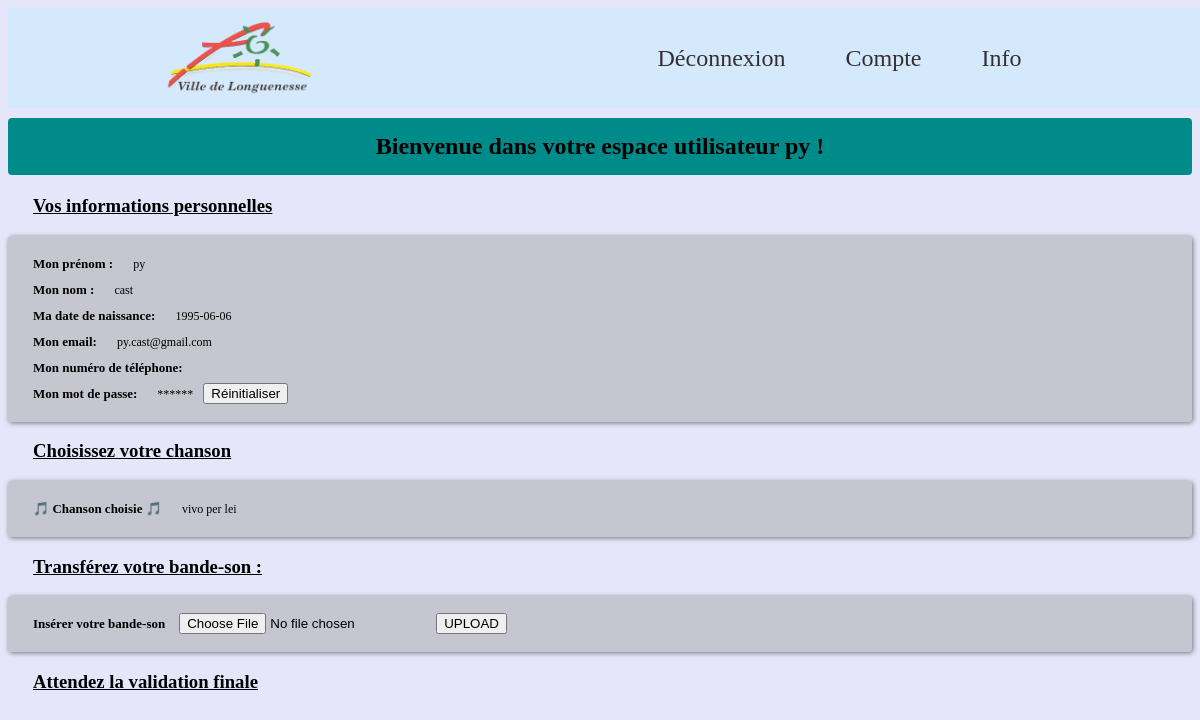
The app's page /compte-utilisateur.php (signed in), older data.
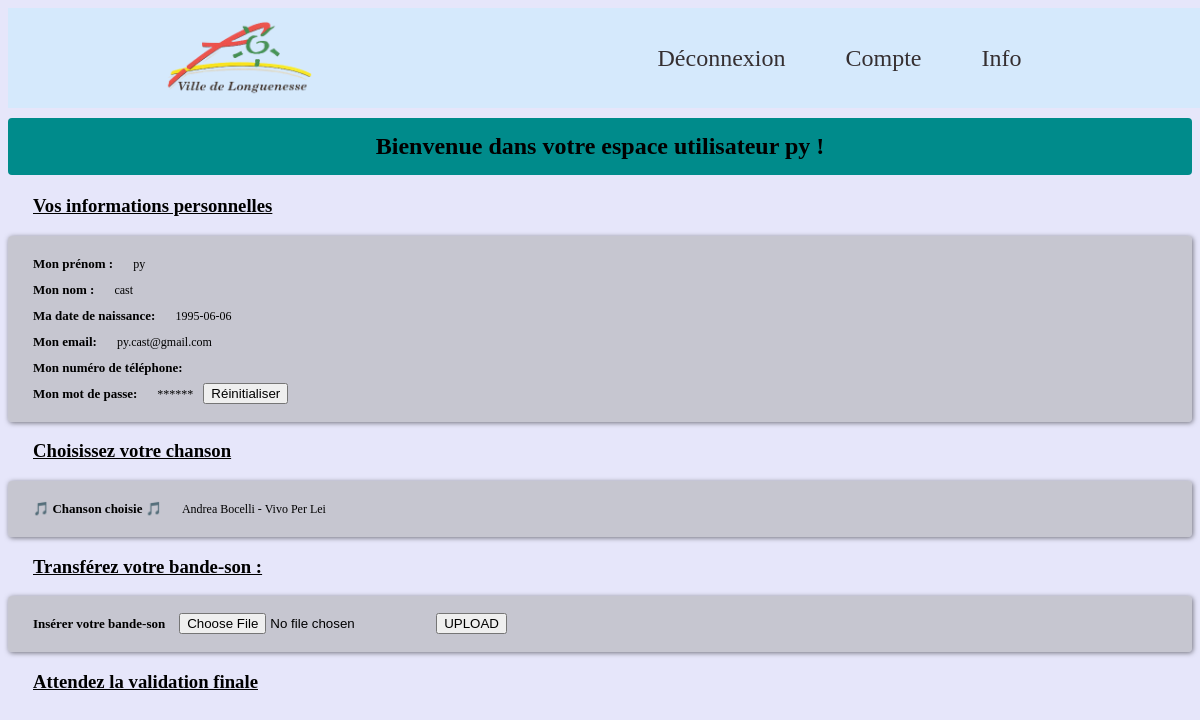
The same page, newer data.
### tables this page shows
CREATE TABLE `users` (
  `nom` varchar(100) NOT NULL,
  `prenom` varchar(100) NOT NULL,
  `dateNaissance` date NOT NULL,
  `numTelephone` varchar(14) DEFAULT NULL,
  `email` varchar(255) NOT NULL,
  `statutMdp` tinyint(1) NOT NULL DEFAULT 0,
  `password` varchar(255) NOT NULL,
  `ID` int(11) NOT NULL
);

CREATE TABLE `participant` (
  `userID` int(11) DEFAULT NULL,
  `chanson` varchar(255) NOT NULL,
  `bandeSon` tinyint(1) NOT NULL DEFAULT 0,
  `nomFichier` varchar(255) NOT NULL DEFAULT '0',
  `validation` tinyint(1) NOT NULL DEFAULT 0
);

### checkBlocs.php (called while the page is built, shortened)
<?php include './connexionBdd.php';
        $email=$_SESSION['email'];
        $sql2 = $connexion->prepare("SELECT * FROM users WHERE email='$email'");
        $sql2->execute();
        $result = $sql2->fetch( PDO::FETCH_ASSOC );
        $monID = $result['ID'];
        $checkIfIdExists = $connexion->prepare("SELECT * FROM participant WHERE userID='$monID'");
        $checkIfIdExists->execute();
        $result2 = $checkIfIdExists->fetch( PDO::FETCH_ASSOC );
       if ($result2){
            $titreAdd = $result2['chanson'];
       }else{
              echo '<style>#chansonChoisi{display:none}</style>';
              echo '<style>#transferFile{display:none}</style>';
              echo '<style>#transferFileDone{display:none}</style>';
              echo '<style>#transferFileDone{display:none}</style>';
              echo '<style>#validFinale{display:none}</style>';
       }
        ?>

### compte-utilisateur.php (the view, shortened to what this page needs)
<?php include './connexionBdd.php';
include './template/header.php';
include "./checkBlocs.php";
$email = $_SESSION['email'];
$sql = $connexion->prepare("SELECT * FROM users WHERE email='$email'");
$sql->execute();
$result = $sql->fetch( PDO::FETCH_ASSOC );
$nom = $result['nom'];
$prenom = $result['prenom'];
$dateNaissance = $result['dateNaissance'];
$tel = $result['numTelephone'];
        ?>
<!DOCTYPE html>
<html lang="en">
<head>
    <link rel="stylesheet" href="./style/compteUser.css">
</head>
<body>
    <br>
    <br>
    <br>
    <br>
    <br>
    <h2>Bienvenue dans votre espace utilisateur <?php echo $prenom ?> !</h2>
       <h3>Vos informations personnelles </h3>
       <div class="infoUser">
            <h4>Mon prénom :</h4><p><?php echo $prenom; ?></p><br />
            <h4>Mon nom :</h4><p><?php echo $nom;?></p><br />
            <h4>Ma date de naissance: </h4><p><?php echo $dateNaissance; ?></p><br />
            <h4>Mon email: </h4><p><?php echo $email; ?></p><br />
            <h4>Mon numéro de téléphone: </h4><p><?php echo $tel; ?></p><br />
             <h4>Mon mot de passe: </h4><p>******</p><button type="submit" name="reinitMdp">Réinitialiser</button>
        </div>
     <h3>Choisissez votre chanson </h3>
     <?php include './api.php';?>
        <div class="infoUser" id="chansonChoisi">
            <h4>🎵 Chanson choisie 🎵</h4><p><?php echo $titreAdd?></p>
        </div>
        <h3>Transférez votre bande-son :</h3>
            <div class="infoUser" id="transferFile">
                <form action="upload.php" method="POST" enctype="multipart/form-data">
                <h4><label for="file">Insérer votre bande-son</label></h4>
                <input type="file" name="file" id="file">
                <button type="submit" name="submit">UPLOAD</button>
                </form>
            </div>
        <h3>Attendez la validation finale</h3>
</body>
</html>

### template/header.php (shortened to what this page needs)
<!DOCTYPE html>
<html lang="en">
<head>
    <link rel="stylesheet" href="./style/headerFooter.css"></link>
</head>
<body>
    <header>
        <nav class="navbar">
            <a href="/\localhost/concours-chants-projet-commun/pageAccueil.php">
            <img src="./media/longuenesse-logo-remove.png" alt="logo" class="logo">
            </a>
            <ul>
                <li><a href="infos.php">Info</a></li>
                <?php
                if ($_SESSION['email'] === 'admin@mail.com'){
                         echo '<li><a href="compte-administration.php">Administrateur</a></li>';
                          echo '<li><a href="deconnexion.php">Déconnexion</a></li>';
                }
              elseif (isset($_SESSION['email']) ) {
                echo '<li><a href="compte-utilisateur.php">Compte</a></li>';
                echo '<li><a href="deconnexion.php">Déconnexion</a></li>';
                }else {
                echo '<li><a href="inscriptionConnexion.php">Se connecter</a></li>';
                }
                ?>
            </ul>
        </nav>
    </header>
</body>
</html>

### api.php (shortened to what this page needs)
<!DOCTYPE html>
<html lang="en">
<head>
    <link rel="stylesheet" href="style/style.css">
</head>
<body>
</body>
</html>

### style/headerFooter.css (style rules this page uses)
img { width: 100%; height: auto; }
.navbar { overflow: hidden; background: rgb(211, 233, 252); width: 100%; position: fixed; opacity: 0.9; height: 100px; z-index: 1; display: flex; justify-content: space-around; align-items: center; }
ul { margin: 0; padding: 0; }
header li { float: right; font-size: 1.5rem; }
header li a { text-decoration: none; display: block; text-align: center; margin: auto; padding: 20px 30px; color: rgb(34, 27, 27); }
li { list-style-type: none; }
.logo { width: 150px; float: left; }

### style/compteUser.css (style rules this page uses)
body { background: lavender; }
h2 { text-align: center; background-color: darkcyan; border-radius: 4px; padding: 15px; }
h3 { text-decoration: underline; margin-left: 25px; }
h4 { font-size: 13px; display: inline-block; margin: 5px 10px; }
.infoUser { background-color: rgba(168, 168, 168, 0.5); border-radius: 4px; padding: 15px; box-shadow: 1px 1px 5px rgba(0, 0, 0, 0.5); }
p { font-size: 12px; display: inline-block; margin: 5px 10px; }

### checkBlocs.php (style rules this page uses)
#chansonChoisi { display:block }
#transferFile { display:block }

Row changes from the older to the newer data that the page shows:
changed participant: chanson "vivo per lei" → "Andrea Bocelli - Vivo Per Lei"
